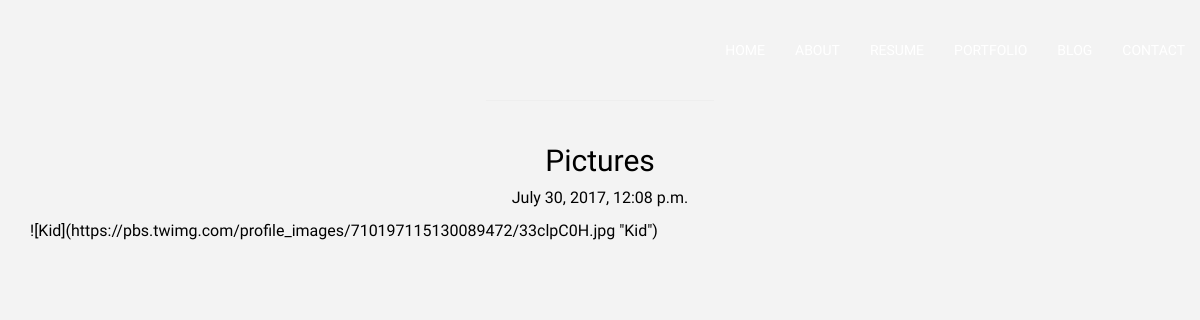
Page /blog/detail/3/ on the earlier database version.
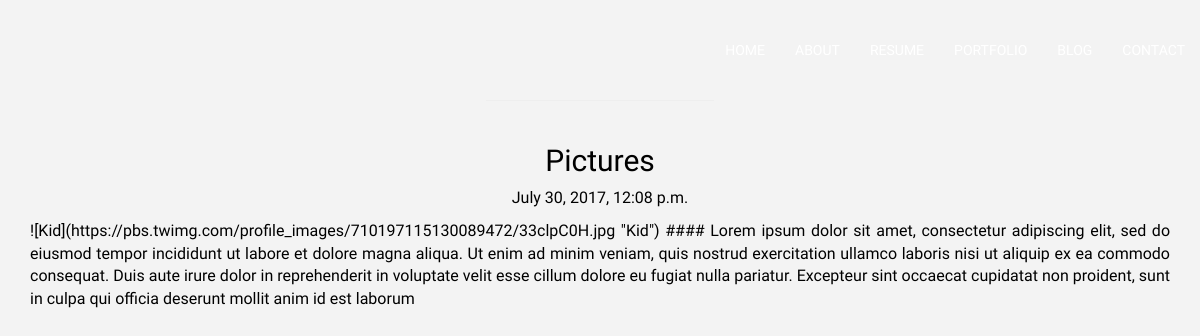
Same page on the later database version.
### web/models.py (models this page shows, shortened)
class Blog(models.Model):
	blog_title = models.CharField(max_length=100)
	blog_header = models.ImageField(storage=fs)
	blog_content = MarkdownField()
	slug = models.SlugField(max_length=200, unique=True)
	publish = models.BooleanField(default=True)
	created = models.DateTimeField(auto_now_add=True)
	modified = models.DateTimeField(auto_now=True)
	objects = BlogQuerySet.as_manager()
	class Meta:
		verbose_name = "Blog Entry"
		verbose_name_plural = "Blog Entries"
		ordering = ["-created"]

### web/views.py (the view)
# urls.py: url(r'^blog/detail/(?P<pk>[0-9]+)/$', views.BlogDetailView.as_view(), name='blog-detail'),
class BlogDetailView(DetailView):
	queryset = Blog.objects.all()
	def get_object(self):
		object = super(BlogDetailView, self).get_object()
		return object

### web/templates/web/blog_detail.html (shortened to what this page needs)
{% extends "base.html" %}
{% load static %}
{% block content %}
<div class="container-fluid bg-1" style="text-align: justify;">
	<div id="blog">
		<hr class="border" style="margin:auto;width:20%;color:#fff"><br>
		<h2 style="text-align: center;">{{object.blog_title}}</h2>
		<p class ="meta" style="text-align: center;">{{ object.created }} </p>
		<div class="blog-content" style="text-align: justify">{{ object.blog_content|markdown }}</div>
	</div>
</div>
{% endblock %}

Differences in the rows shown:
changed Blog "Pictures": blog_content "![Kid](https://pbs.twimg.com/profile_images/710197115130089472/33clpC0H.jpg \"Kid\")" → "![Kid](https://pbs.twimg.com/profile_images/710197115130089472/33clpC0H.jpg \"Kid\") #### Lorem ipsum dolor sit amet, consectetur adipiscing elit, sed do eiusmod tempor incididunt ut labore et dolore magna aliqua. Ut enim ad minim veniam, quis nostrud exercitation ullamco laboris nisi ut aliquip ex ea commodo consequat. Duis aute irure dolor in reprehenderit in voluptate velit esse cillum dolore eu fugiat nulla pariatur. Excepteur sint occaecat cupidatat non proident, sunt in culpa qui officia deserunt mollit anim id est laborum"
